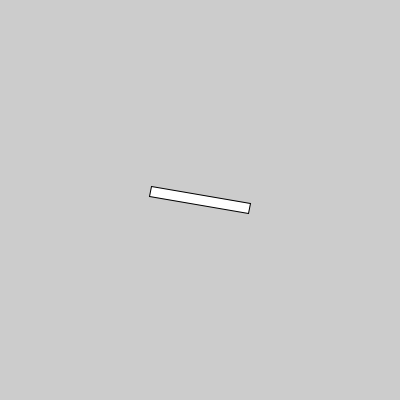
Frame 1 (no input)
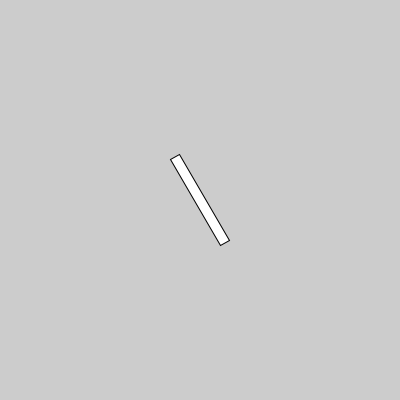
Frame 60 (the mouse pressed at the canvas centre just before this capture)
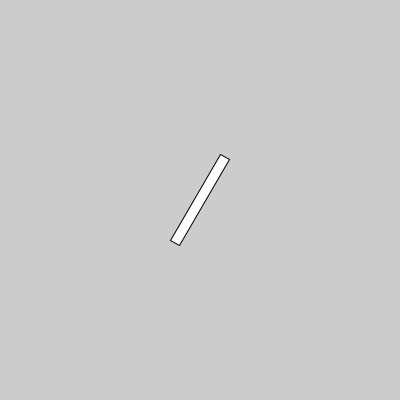
Frame 120 (the mouse held since frame 60 and released just before this capture)

The Processing sketch that drew these frames (run headless with seeded random() and noise(); from frame 60 on, the mouse is pressed at the canvas centre):

// Processing sketch: week05_06_pushMatrix_popMatrix_bad
// ── week05_06_pushMatrix_popMatrix_bad.pde
// week05_06_pushMatrix_popMatrix_bad
// 因為有很多的移動 旋轉，大腦會亂掉，所以用【分階層】做事
void setup(){
  size(400, 400);
}
void draw(){
  background(204);
  
  translate(width/2, height/2); // 把下面整陀移到畫面中心
  rotate(radians(frameCount)*10);
  rect(-50, -5, 100, 10); // 好的
  
  // 希望在左邊-100的地方也在轉，但它亂掉了
  translate(width/2, height/2); // 把下面整陀移到畫面中心
  rotate(radians(frameCount)*10);
  rect(-50, -5, 100, 10);
}
